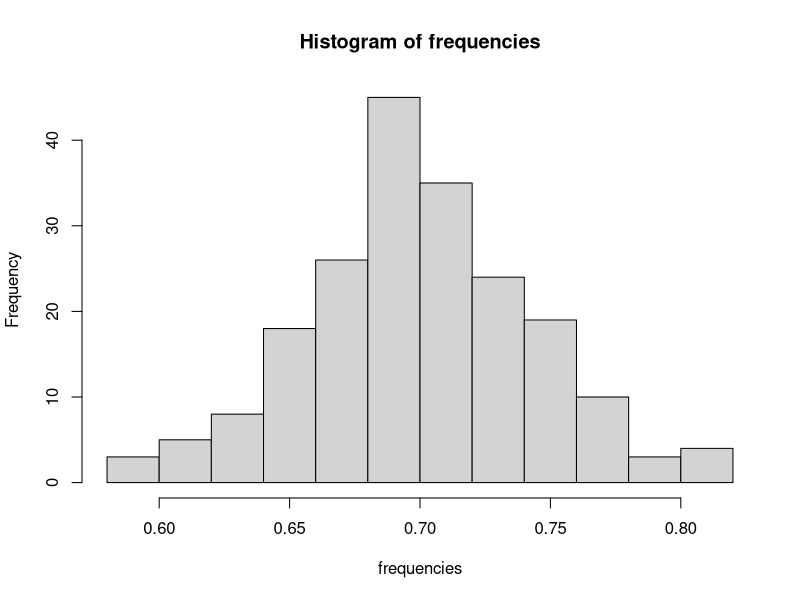
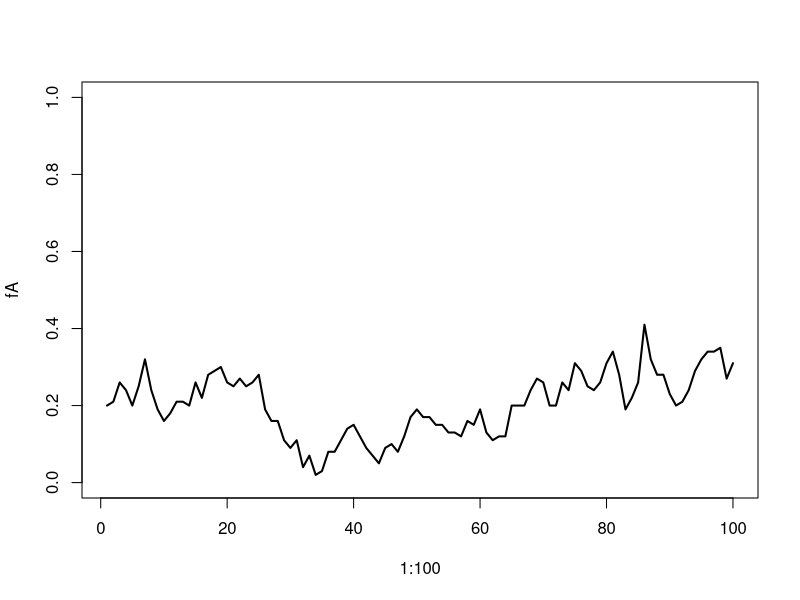
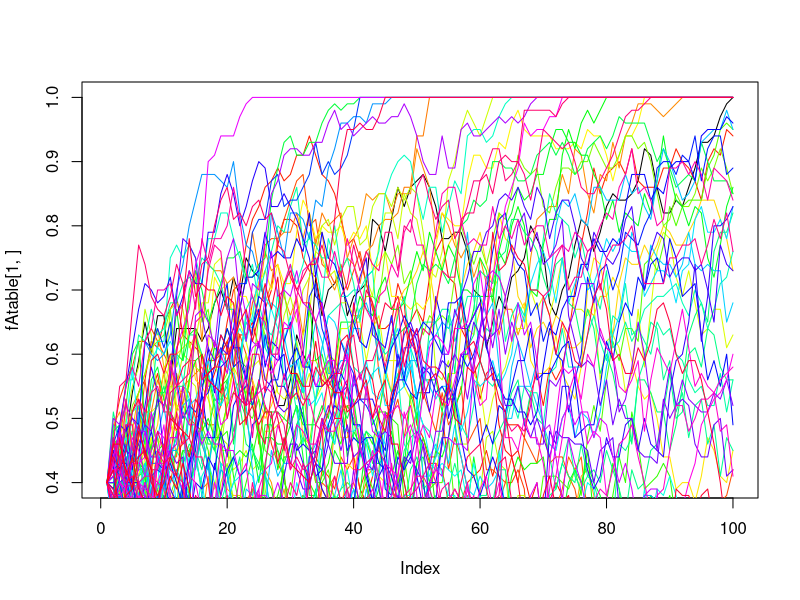

Generate these figures, in order, with R:
## ---- chunk 1
N <- 50
fA <- 0.5
## ---- chunk 2
rbinom(1, 2*N, fA) / (2*N)
## ---- chunk 3
rbinom(1, 2*N, 0.53) / (2*N)
## ---- chunk 4
frequencies <- rbinom(200, 2*N, 0.70) / (2*N)
## ---- chunk 5
hist(frequencies)
## ---- chunk 6
N <- 50
# 100 generations
fA <- rep(NA, 100)
# at t=0
fA[1] <- 0.20
## ---- chunk 7
for (t in 1:99) fA[t+1] <- rbinom(1, 2*N, fA[t]) / (2*N)
## ---- chunk 8
plot(x=1:100, y=fA, type="l", ylim=c(0,1), lwd=2)
## ---- chunk 9
#N <-  # size
#gen <-  # generations
nrepl <-  100

fAtable <- matrix(nrow = nrepl, ncol = 100)
fAtable[,1] <- 0.4

for (j in 1:nrepl) {
 for (t in 1:99)  fAtable[j,t+1] <- rbinom(1, 2*N, fAtable[j,t]) / (2*N)
 }


#plot
mycols <- rainbow(nrepl)

plot(fAtable[1,], type = "l")

for (j in 2:nrepl) {
 lines(fAtable[j,],type="l", col=mycols[j])
 }
## ---- chunk 10
#with variable starting allele frequencies
fAtable <- matrix(nrow = nrepl, ncol = 100)
fAtable[1,] <- c(c(1:100)/100)

for (j in fAtable[1,]) {
 for (t in 1:99)  fAtable[j,t+1] <- rbinom(1, 2*N, fAtable[j,t]) / (2*N)
}

## ---- chunk 11
# small population (blue)
NS <- 10
# large population (red)
NL <- 1000

fAtable <- matrix(nrow = nrepl, ncol = 100)
fAtable[,1] <- 0.4

for (j in 1:nrepl) {
 for (t in 1:99)  fAtable[j,t+1] <- rbinom(1, 2*N, fAtable[j,t]) / (2*N)
}

